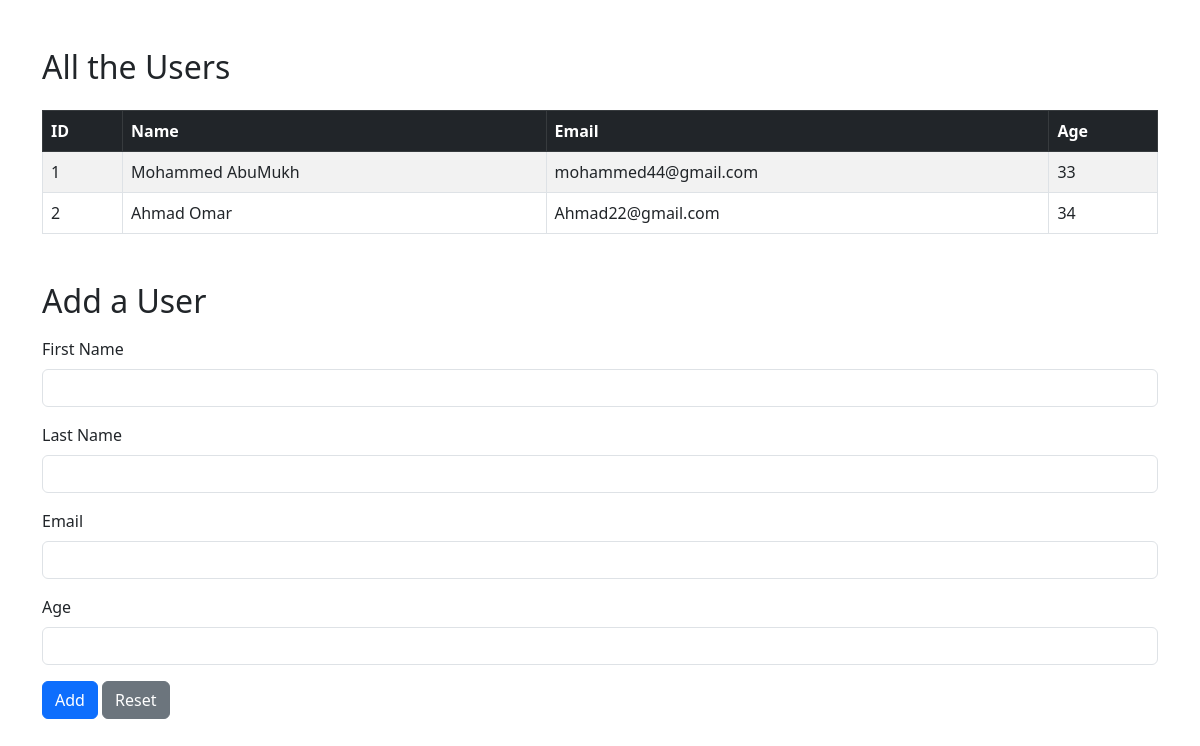
Before: / with the older database file.
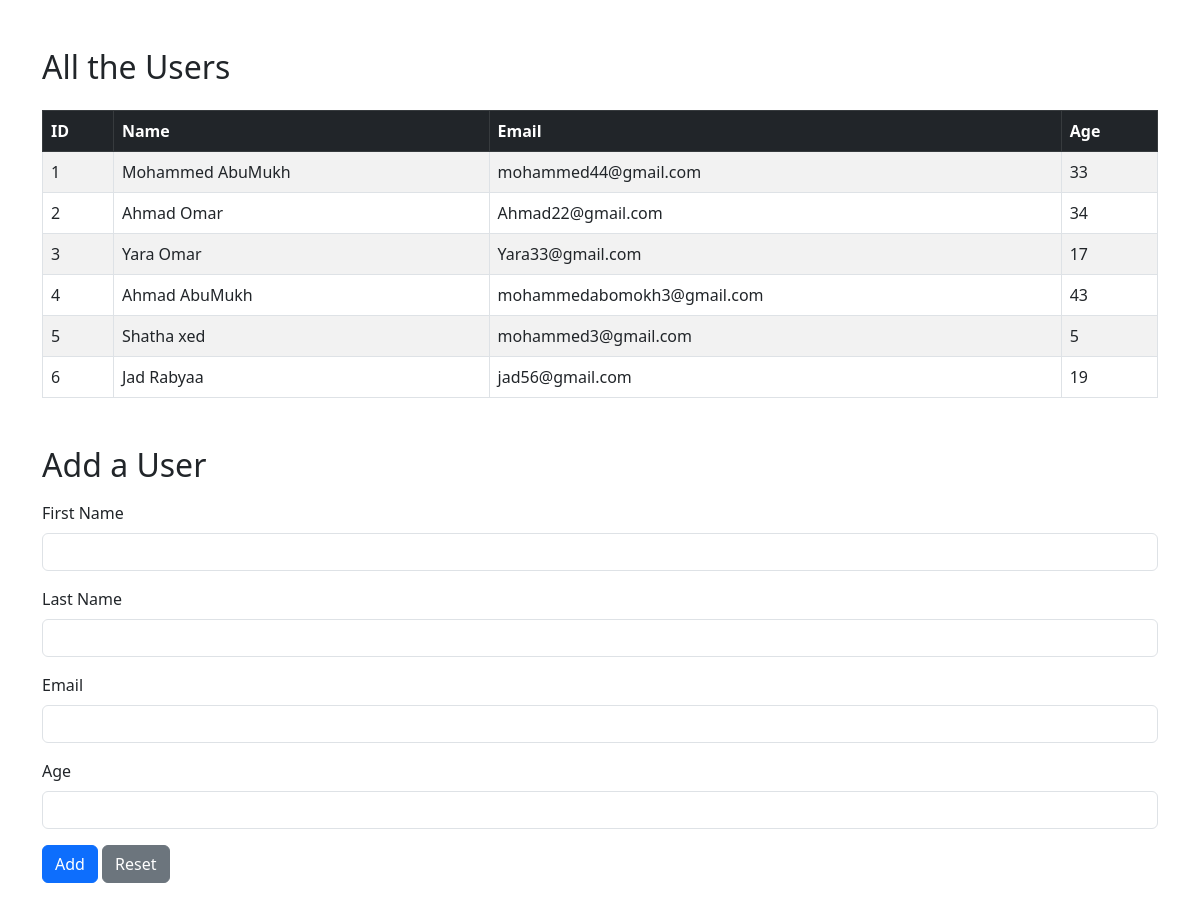
After: the same page with the newer database file.
### app/models.py (models this page shows)
class User(models.Model):
    first_name = models.CharField(max_length=255)
    last_name = models.CharField(max_length=255)
    email_address = models.CharField(max_length=255)
    age = models.IntegerField()
    created_at = models.DateTimeField(auto_now_add=True)
    updated_at = models.DateTimeField(auto_now=True)

### app/views.py (the view)
# urls.py: path('', views.show_users, name='show_users'),
def show_users(request):
    users = User.objects.all()
    return render(request, 'index.html',{'users':users})

### app/templates/index.html (shortened to what this page needs)
<!DOCTYPE html>
<html lang="en">
<head>
    <link href="https://cdn.jsdelivr.net/npm/bootstrap@5.3.0/dist/css/bootstrap.min.css" rel="stylesheet">
</head>
<body class="container my-5">
    <h2 class="mb-4">All the Users</h2>
    <table class="table table-striped table-bordered">
        <thead class="table-dark">
            <tr>
                <th scope="col">ID</th>
                <th scope="col">Name</th>
                <th scope="col">Email</th>
                <th scope="col">Age</th>
            </tr>
        </thead>
        <tbody>
            {% for user in users %}
            <tr>
                <td>{{ user.id }}</td>
                <td>{{ user.first_name }} {{ user.last_name }}</td>
                <td>{{ user.email_address }}</td>
                <td>{{ user.age }}</td>
            </tr>
            {% endfor %}
        </tbody>
    </table>
    <h2 class="mt-5">Add a User</h2>
    <form action="/add_user" method="post" class="mt-3">
        <div class="mb-3">
            <label for="first_name" class="form-label">First Name</label>
            <input type="text" class="form-control" name="first_name" id="first_name" aria-label="First Name" required>
        </div>
        <div class="mb-3">
            <label for="last_name" class="form-label">Last Name</label>
            <input type="text" class="form-control" name="last_name" id="last_name" aria-label="Last Name" required>
        </div>
        <div class="mb-3">
            <label for="email_address" class="form-label">Email</label>
            <input type="email" class="form-control" name="email" id="email" aria-label="Email"
                required>
        </div>
        <div class="mb-3">
            <label for="age" class="form-label">Age</label>
            <input type="number" class="form-control" name="age" id="age" aria-label="Age" required>
        </div>
        <button type="submit" class="btn btn-primary">Add</button>
        <button type="reset" class="btn btn-secondary">Reset</button>
    </form>
</body>
</html>

Changed rows visible on the page:
added User: id "3", first_name "Yara", last_name "Omar", email_address "Yara33@gmail.com", age "17"
added User: id "4", first_name "Ahmad", last_name "AbuMukh", email_address "mohammedabomokh3@gmail.com", age "43"
added User: id "5", first_name "Shatha", last_name "xed", email_address "mohammed3@gmail.com", age "5"
added User: id "6", first_name "Jad", last_name "Rabyaa", email_address "jad56@gmail.com", age "19"
